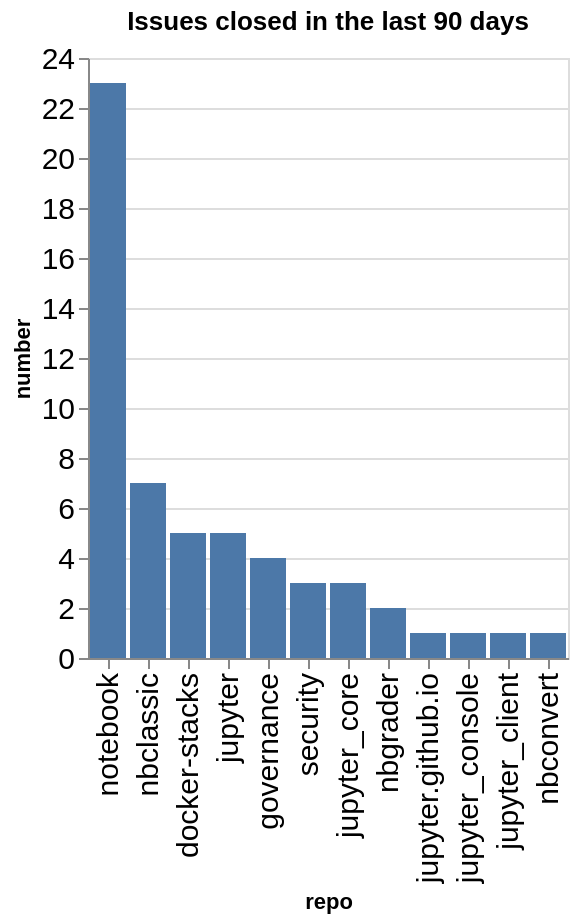

The notebook cell this image was saved under:
### Code cell
closed_counts = closed.groupby(['org', 'repo']).count()['number'].reset_index()
closed_counts['org/repo'] = closed_counts.apply(lambda a: a['org'] + '/' + a['repo'], axis=1)
sorted_vals = closed_counts.sort_values(['number'], ascending=False)['repo'].values
alt.Chart(data=closed_counts, title=f"Issues closed in the last {n_days} days").mark_bar().encode(
    x=alt.X('repo', sort=alt.Sort(sorted_vals.tolist())),
    y='number',
)

### Figure 1 — Vega-Lite specification as saved in the notebook (floating-point values rounded to 4 significant figures)
{"config": {"axisLeft": {"labelFontSize": 15}, "axisBottom": {"labelFontSize": 15}}, "data": {"name": "data-6b7f302ad07523b0fcd604d8058ad72e"}, "mark": {"type": "bar"}, "encoding": {"x": {"field": "repo", "sort": ["notebook", "nbclassic", "docker-stacks", "jupyter", "governance", "security", "jupyter_core", "nbgrader", "jupyter.github.io", "jupyter_console", "jupyter_client", "nbconvert"], "type": "nominal"}, "y": {"field": "number", "type": "quantitative"}}, "title": "Issues closed in the last 90 days", "$schema": "https://vega.github.io/schema/vega-lite/v5.20.1.json", "datasets": {"data-6b7f302ad07523b0fcd604d8058ad72e": [{"org": "jupyter", "repo": "docker-stacks", "number": 5, "org/repo": "jupyter/docker-stacks"}, {"org": "jupyter", "repo": "governance", "number": 4, "org/repo": "jupyter/governance"}, {"org": "jupyter", "repo": "jupyter", "number": 5, "org/repo": "jupyter/jupyter"}, {"org": "jupyter", "repo": "jupyter.github.io", "number": 1, "org/repo": "jupyter/jupyter.github.io"}, {"org": "jupyter", "repo": "jupyter_client", "number": 1, "org/repo": "jupyter/jupyter_client"}, {"org": "jupyter", "repo": "jupyter_console", "number": 1, "org/repo": "jupyter/jupyter_console"}, {"org": "jupyter", "repo": "jupyter_core", "number": 3, "org/repo": "jupyter/jupyter_core"}, {"org": "jupyter", "repo": "nbclassic", "number": 7, "org/repo": "jupyter/nbclassic"}, {"org": "jupyter", "repo": "nbconvert", "number": 1, "org/repo": "jupyter/nbconvert"}, {"org": "jupyter", "repo": "nbgrader", "number": 2, "org/repo": "jupyter/nbgrader"}, {"org": "jupyter", "repo": "notebook", "number": 23, "org/repo": "jupyter/notebook"}, {"org": "jupyter", "repo": "security", "number": 3, "org/repo": "jupyter/security"}]}}
